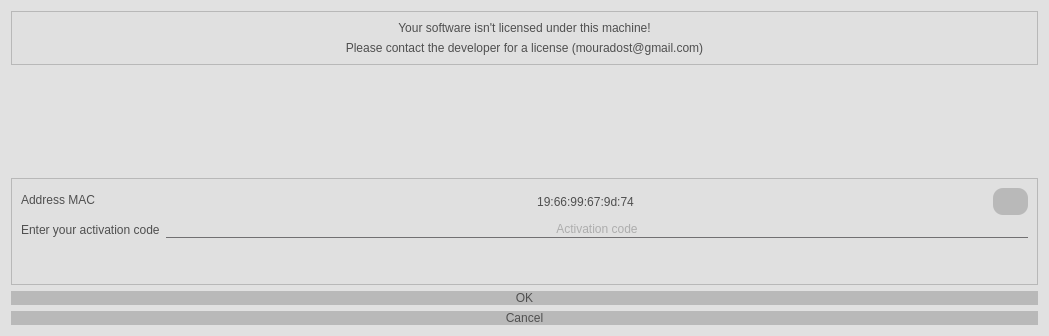
<?xml version="1.0" encoding="UTF-8"?>
<ui version="4.0">
 <class>Dialog</class>
 <widget class="QDialog" name="Dialog">
  <property name="geometry">
   <rect>
    <x>0</x>
    <y>0</y>
    <width>1049</width>
    <height>336</height>
   </rect>
  </property>
  <property name="windowTitle">
   <string>License Problem</string>
  </property>
  <property name="windowIcon">
   <iconset resource="../resource/resource.qrc">
    <normaloff>:/Simple icons/simple_icons/fi-rr-sad.svg</normaloff>:/Simple icons/simple_icons/fi-rr-sad.svg</iconset>
  </property>
  <property name="styleSheet">
   <string notr="true">*
{
	color: rgb(79, 79, 79);
	background-color:  rgba(223, 223, 223, 200);
}


QPushButton
{ 
	font: 26pt &quot;MS Shell Dlg 2&quot;;
	alternate-background-color: rgb(255, 255, 255);
	
	background-color: rgb(185, 185, 185);
	border-width: 2px;
    border-radius: 10px;
	position: center;
 }

QPushButton:hover
{
	font: 26pt &quot;MS Shell Dlg 2&quot;;
	background: rgba(225, 225, 225, 180);
	border-style: dashed;
}

QPushButton:pressed
{
	font: 26pt &quot;MS Shell Dlg 2&quot;;
	background-color: rgb(136, 136, 136, 180);
	border-width: 2px;
    border-radius: 10px;
}

QToolButton
{ 
	font: 26pt &quot;MS Shell Dlg 2&quot;;
	alternate-background-color: rgb(255, 255, 255);
	
	background-color: rgb(185, 185, 185);
	border-width: 2px;
    border-radius: 10px;
	position: center;
 }

QToolButton:hover
{
	font: 26pt &quot;MS Shell Dlg 2&quot;;
	background: rgba(225, 225, 225, 180);
	border-style: dashed;
}

QToolButton:pressed
{
	font: 26pt &quot;MS Shell Dlg 2&quot;;
	background-color: rgb(136, 136, 136, 180);
	border-width: 2px;
    border-radius: 10px;
}


QLabel
{
	font: 20pt &quot;MS Shell Dlg 2&quot;;
}
QLineEdit
{
	font: 20pt &quot;MS Shell Dlg 2&quot;;
	background: transparent;
	color: rgb(121, 121, 121);
	border: none;
	border-bottom: 1px solid #717072
}</string>
  </property>
  <layout class="QVBoxLayout" name="verticalLayout">
   <item>
    <widget class="QFrame" name="frame_2">
     <property name="frameShape">
      <enum>QFrame::StyledPanel</enum>
     </property>
     <property name="frameShadow">
      <enum>QFrame::Raised</enum>
     </property>
     <layout class="QVBoxLayout" name="verticalLayout_2">
      <item>
       <widget class="QLabel" name="label">
        <property name="text">
         <string>Your software isn't licensed under this machine!</string>
        </property>
        <property name="alignment">
         <set>Qt::AlignCenter</set>
        </property>
       </widget>
      </item>
      <item>
       <widget class="QLabel" name="label_4">
        <property name="text">
         <string>Please contact the developer for a license (mouradost@gmail.com)</string>
        </property>
        <property name="alignment">
         <set>Qt::AlignCenter</set>
        </property>
       </widget>
      </item>
     </layout>
    </widget>
   </item>
   <item>
    <spacer name="verticalSpacer">
     <property name="orientation">
      <enum>Qt::Vertical</enum>
     </property>
     <property name="sizeHint" stdset="0">
      <size>
       <width>20</width>
       <height>40</height>
      </size>
     </property>
    </spacer>
   </item>
   <item>
    <widget class="QFrame" name="frame">
     <property name="sizePolicy">
      <sizepolicy hsizetype="MinimumExpanding" vsizetype="Expanding">
       <horstretch>0</horstretch>
       <verstretch>0</verstretch>
      </sizepolicy>
     </property>
     <property name="frameShape">
      <enum>QFrame::StyledPanel</enum>
     </property>
     <property name="frameShadow">
      <enum>QFrame::Raised</enum>
     </property>
     <layout class="QFormLayout" name="formLayout">
      <item row="0" column="0">
       <widget class="QLabel" name="label_2">
        <property name="text">
         <string>Address MAC</string>
        </property>
       </widget>
      </item>
      <item row="0" column="1">
       <layout class="QHBoxLayout" name="horizontalLayout">
        <property name="leftMargin">
         <number>18</number>
        </property>
        <item>
         <widget class="QLabel" name="l_adressMac">
          <property name="text">
           <string>19:66:99:67:9d:74</string>
          </property>
          <property name="alignment">
           <set>Qt::AlignCenter</set>
          </property>
         </widget>
        </item>
        <item>
         <widget class="QToolButton" name="tb_copyMac">
          <property name="sizePolicy">
           <sizepolicy hsizetype="Maximum" vsizetype="Preferred">
            <horstretch>0</horstretch>
            <verstretch>0</verstretch>
           </sizepolicy>
          </property>
          <property name="text">
           <string/>
          </property>
          <property name="icon">
           <iconset resource="../resource/resource.qrc">
            <normaloff>:/Simple icons/simple_icons/fi-rr-copy-alt.svg</normaloff>:/Simple icons/simple_icons/fi-rr-copy-alt.svg</iconset>
          </property>
          <property name="iconSize">
           <size>
            <width>32</width>
            <height>24</height>
           </size>
          </property>
         </widget>
        </item>
       </layout>
      </item>
      <item row="1" column="0">
       <widget class="QLabel" name="label_5">
        <property name="text">
         <string>Enter your activation code</string>
        </property>
       </widget>
      </item>
      <item row="1" column="1">
       <widget class="QLineEdit" name="le_licenseCode">
        <property name="sizePolicy">
         <sizepolicy hsizetype="Expanding" vsizetype="Preferred">
          <horstretch>0</horstretch>
          <verstretch>0</verstretch>
         </sizepolicy>
        </property>
        <property name="inputMask">
         <string/>
        </property>
        <property name="alignment">
         <set>Qt::AlignCenter</set>
        </property>
        <property name="placeholderText">
         <string>Activation code</string>
        </property>
        <property name="clearButtonEnabled">
         <bool>true</bool>
        </property>
       </widget>
      </item>
     </layout>
    </widget>
   </item>
   <item>
    <widget class="QDialogButtonBox" name="buttonBox">
     <property name="sizePolicy">
      <sizepolicy hsizetype="Preferred" vsizetype="Maximum">
       <horstretch>0</horstretch>
       <verstretch>0</verstretch>
      </sizepolicy>
     </property>
     <property name="orientation">
      <enum>Qt::Vertical</enum>
     </property>
     <property name="standardButtons">
      <set>QDialogButtonBox::Cancel|QDialogButtonBox::Ok</set>
     </property>
     <property name="centerButtons">
      <bool>true</bool>
     </property>
    </widget>
   </item>
  </layout>
 </widget>
 <resources>
  <include location="../resource/resource.qrc"/>
 </resources>
 <connections>
  <connection>
   <sender>buttonBox</sender>
   <signal>accepted()</signal>
   <receiver>Dialog</receiver>
   <slot>accept()</slot>
   <hints>
    <hint type="sourcelabel">
     <x>248</x>
     <y>254</y>
    </hint>
    <hint type="destinationlabel">
     <x>157</x>
     <y>274</y>
    </hint>
   </hints>
  </connection>
  <connection>
   <sender>buttonBox</sender>
   <signal>rejected()</signal>
   <receiver>Dialog</receiver>
   <slot>reject()</slot>
   <hints>
    <hint type="sourcelabel">
     <x>316</x>
     <y>260</y>
    </hint>
    <hint type="destinationlabel">
     <x>286</x>
     <y>274</y>
    </hint>
   </hints>
  </connection>
 </connections>
</ui>
